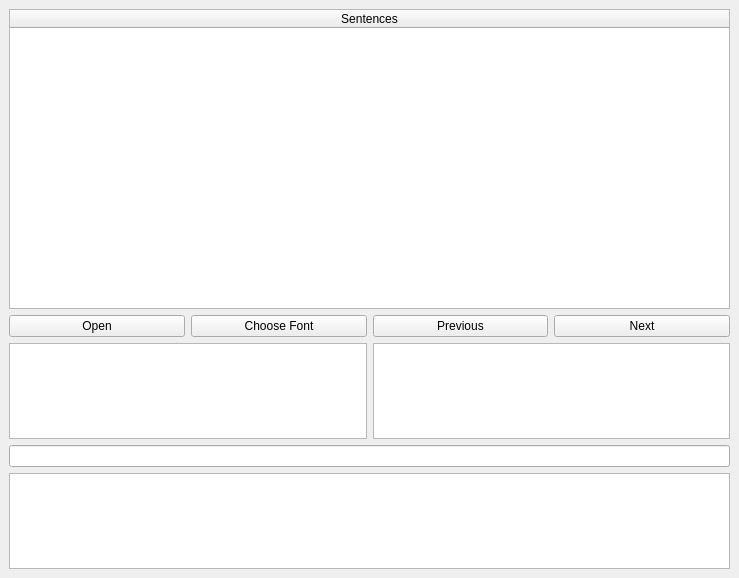
<?xml version="1.0" encoding="UTF-8"?>
<ui version="4.0">
 <class>MainWindow</class>
 <widget class="QMainWindow" name="MainWindow">
  <property name="geometry">
   <rect>
    <x>0</x>
    <y>0</y>
    <width>739</width>
    <height>578</height>
   </rect>
  </property>
  <property name="windowTitle">
   <string>MainWindow</string>
  </property>
  <widget class="QWidget" name="centralwidget">
   <layout class="QGridLayout" name="gridLayout">
    <item row="0" column="0" colspan="4">
     <widget class="QTableWidget" name="tableSub">
      <property name="minimumSize">
       <size>
        <width>0</width>
        <height>300</height>
       </size>
      </property>
      <attribute name="horizontalHeaderMinimumSectionSize">
       <number>30</number>
      </attribute>
      <attribute name="horizontalHeaderDefaultSectionSize">
       <number>50</number>
      </attribute>
      <attribute name="horizontalHeaderStretchLastSection">
       <bool>true</bool>
      </attribute>
      <column>
       <property name="text">
        <string>Sentences</string>
       </property>
      </column>
     </widget>
    </item>
    <item row="1" column="0">
     <widget class="QPushButton" name="open_button">
      <property name="text">
       <string>Open</string>
      </property>
     </widget>
    </item>
    <item row="3" column="0" colspan="4">
     <widget class="QLineEdit" name="hold_word_lineEdit">
      <property name="text">
       <string/>
      </property>
     </widget>
    </item>
    <item row="4" column="0" colspan="4">
     <widget class="QPlainTextEdit" name="translateArea">
      <property name="plainText">
       <string/>
      </property>
     </widget>
    </item>
    <item row="1" column="2">
     <widget class="QPushButton" name="previous_button">
      <property name="text">
       <string>Previous</string>
      </property>
     </widget>
    </item>
    <item row="1" column="3">
     <widget class="QPushButton" name="next_button">
      <property name="text">
       <string>Next</string>
      </property>
     </widget>
    </item>
    <item row="2" column="0" colspan="4">
     <layout class="QHBoxLayout" name="horizontalLayout">
      <item>
       <widget class="QListWidget" name="listWord">
        <property name="selectionMode">
         <enum>QAbstractItemView::ExtendedSelection</enum>
        </property>
       </widget>
      </item>
      <item>
       <widget class="QListWidget" name="listSentences">
        <property name="selectionMode">
         <enum>QAbstractItemView::ExtendedSelection</enum>
        </property>
       </widget>
      </item>
     </layout>
    </item>
    <item row="1" column="1">
     <widget class="QPushButton" name="font_button">
      <property name="text">
       <string>Choose Font</string>
      </property>
     </widget>
    </item>
   </layout>
  </widget>
 </widget>
 <resources/>
 <connections/>
</ui>
